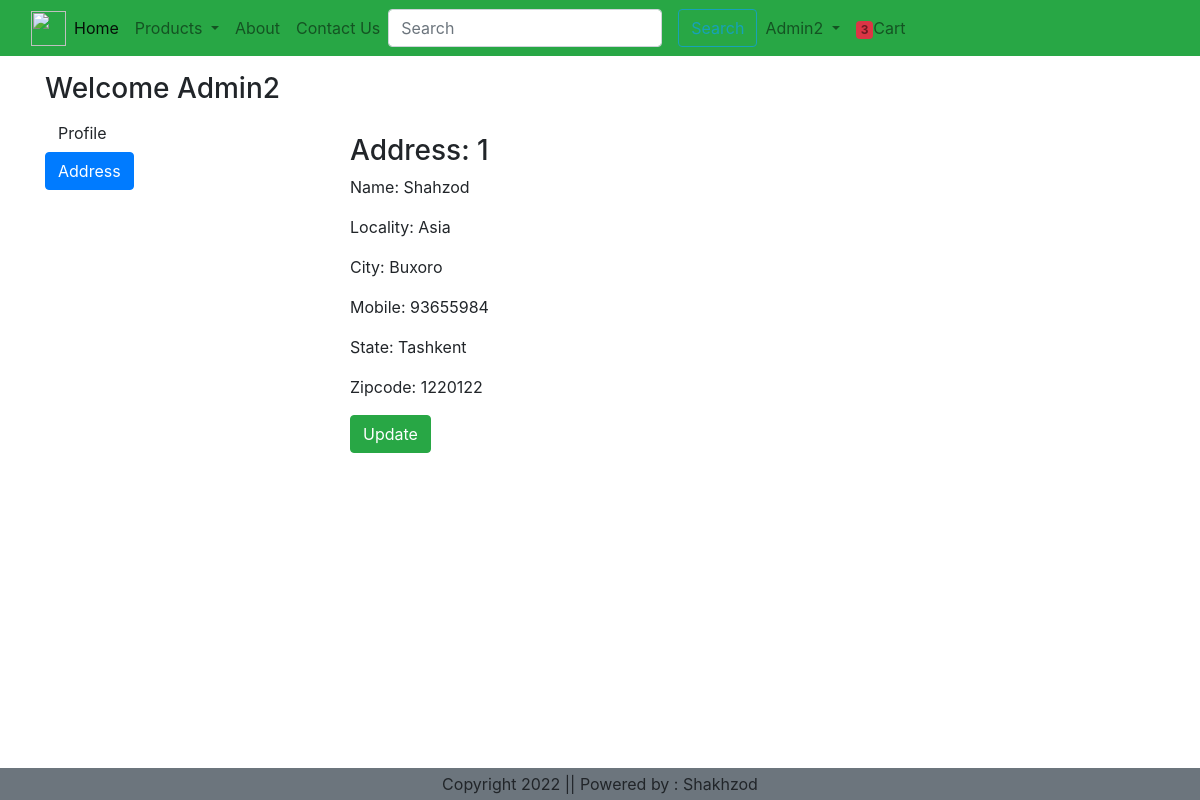
The app's page /address/ (signed in) with its own data.
### ecommerce/models.py (models this page shows, shortened)
class Customer(models.Model):
    user = models.ForeignKey(User, on_delete=models.CASCADE)
    name = models.CharField(max_length=100)
    locality = models.CharField(max_length=200)
    city = models.CharField(max_length=200)
    mobile = models.IntegerField()
    zipcode = models.IntegerField()
    state = models.CharField(max_length=100)

### ecommerce/views.py (the view)
# urls.py: path('address/', views.address, name='address'),
@login_required
def address(request):
    add = Customer.objects.filter(user=request.user)
    totalitem = 0
    if request.user.is_authenticated:
        totalitem = len(Cart.objects.filter(user=request.user))
    return render(request, 'address.html', locals())

### templates/address.html (shortened to what this page needs)
{% extends 'navbar.html' %}
{% load static %}
{% block content %}
<div class="container my-3">
      <h3>Welcome<span class="text-capitalize"> {{ request.user }}</span> </h3>
  <div class="row">
    <div class="col-sm-2 border-end">
      <ul class="list-unstyled">
        <li class="d-grid"><a href="{% url 'profile' %}" class="btn">Profile</a></li>
        <li class="d-grid"><a href="{% url 'address' %}" class="btn btn-primary">Address</a></li>
      </ul>
    </div>
    <div class="col-sm-8 offset-sm-1">
      <div class="row">
        {% for ad in add %}
          <div class="col-sm-6">
            <div class="card-m-2">
              <div class="card-body">
                  <h3>Address: {{ forloop.counter }}</h3>
                  <p>Name: {{ ad.name }}</p>
                  <p>Locality: {{ ad.locality }}</p>
                  <p>City: {{ ad.city }}</p>
                  <p>Mobile: {{ ad.mobile }}</p>
                  <p>State: {{ ad.state }}</p>
                  <p>Zipcode: {{ ad.zipcode }}</p>
                  <p class=""><a href="{% url 'updateaddress' pk=ad.id %}" type="button" class="btn btn-success">Update</a></p>
              </div>
            </div>
          </div>
        {% endfor %}
      </div>
    </div>
  </div>
</div>
{% endblock content %}

### templates/navbar.html (shortened to what this page needs)
{% load static %}
<!DOCTYPE html>
<html lang="en">
<head>
<link rel="stylesheet" href="https://cdn.jsdelivr.net/npm/bootstrap@4.6.2/dist/css/bootstrap.min.css">
<link rel="stylesheet" href="https://cdnjs.cloudflare.com/ajax/libs/font-awesome/4.7.0/css/font-awesome.min.css">
</head>
<body>
<nav class="navbar navbar-expand-lg navbar-light bg-success">
  <div class="container-fluid">
  <img src="https://www.shutterstock.com/image-vector/furious-eagle-sport-vector-logo-260nw-585944369.jpg"
       width="35" height="35">
  <div class="collapse navbar-collapse" id="navbarSupportedContent">
    <ul class="navbar-nav me-auto mb-2 mb-lg-0">
      {% if user.is_authenticated %}
      <li class="nav-item active">
        <a class="nav-link" href="{% url 'home' %}">Home <span class="sr-only">(current)</span></a>
      </li>
      <li class="nav-item dropdown">
        <a class="nav-link dropdown-toggle" role="button" data-toggle="dropdown" aria-expanded="false">
          Products
        </a>
      </li>
      <li class="nav-item">
        <a class="nav-link" href="{% url 'about' %}">About</a>
      </li>
      <li class="nav-item">
        <a class="nav-link" href="{% url 'contact' %}">Contact Us</a>
      </li>
      <form class="form-inline my-2 my-lg-0" role="search" action="/search">
        <input class="form-control mr-sm-3" type="search" placeholder="Search" name="search" aria-label="Search">
        <button class="btn btn-outline-info my-3 my-sm-0" type="submit">Search</button>
      </form>
      <li class="nav-item dropdown">
        <a class="nav-link dropdown-toggle" role="button" data-toggle="dropdown" aria-expanded="false">
          <span>{{request.user|title}}</span>
        </a>
      </li>
      <li class="nav-item">
        <a class="nav-link" href="{% url 'showcart' %}"><span class="badge bg-danger">{% if totalitem > 0 %} {{totalitem}} {% endif %}</span>Cart</a>
      </li>
      {% endif %}
    </ul>
  </div>
  </div>
</nav>
{% block content %}
{% endblock content %}
<br><br>
<br><br>
<footer class="container-fluid fixed-bottom bg-secondary text-center p-1 mt-0 ">
  Copyright 2022 || Powered by : Shakhzod
</footer>
</body>
</html>

### records on screen
Customer: name "Shahzod", locality "Asia", city "Buxoro", mobile "93655984", state "Tashkent", zipcode "1220122"

### other values on screen
{{ request.user|title }} "Admin2"
{{ totalitem }} "3"
{{ request.user }} "Admin2"
